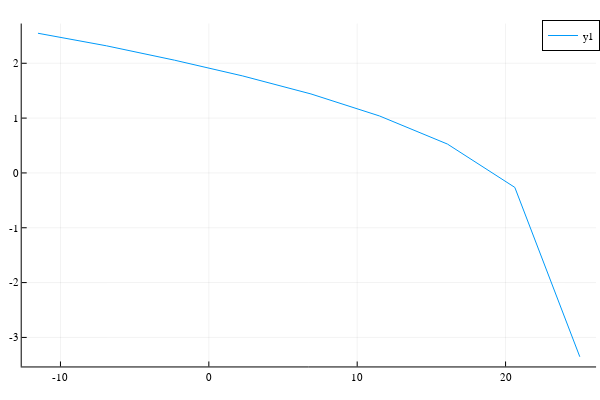

Notebook cell for this chart:
### Markdown cell above
#### Gögn 2 hápunktar nema $\log_e$ skali á y-ás

### Code cell
plot(data2[peaks,1], log.(data2[peaks,2]))

### Figure 1 — Plotly figure (JSON) as saved in the notebook; plotly's stock layout.template omitted (floating-point values rounded to 4 significant figures)
{"data": [{"colorbar": {"title": ""}, "legendgroup": "y1", "line": {"color": "rgba(0, 154, 250, 1.000)", "dash": "solid", "shape": "linear", "width": 1}, "mode": "lines", "name": "y1", "showlegend": true, "type": "scatter", "x": [-11.52, -6.896, -2.316, 2.284, 6.884, 11.5, 16.08, 20.62, 25.0], "xaxis": "x", "y": [2.547, 2.318, 2.057, 1.769, 1.441, 1.039, 0.5265, -0.264, -3.352], "yaxis": "y", "zmax": null, "zmin": null}], "layout": {"annotations": [], "height": 400, "legend": {"bgcolor": "rgba(255, 255, 255, 1.000)", "bordercolor": "rgba(0, 0, 0, 1.000)", "borderwidth": 1, "font": {"color": "rgba(0, 0, 0, 1.000)", "family": "sans-serif", "size": 11}, "title": {"font": {"color": "rgba(0, 0, 0, 1.000)", "family": "sans-serif", "size": 15}, "text": ""}, "tracegroupgap": 0, "traceorder": "normal", "x": 1, "xanchor": "auto", "y": 1, "yanchor": "auto"}, "margin": {"b": 20, "l": 0, "r": 0, "t": 20}, "paper_bgcolor": "rgba(255, 255, 255, 1.000)", "plot_bgcolor": "rgba(255, 255, 255, 1.000)", "showlegend": true, "width": 600, "xaxis": {"anchor": "y", "domain": [0.03619, 0.9934], "gridcolor": "rgba(0, 0, 0, 0.100)", "gridwidth": 0.5, "linecolor": "rgba(0, 0, 0, 1.000)", "mirror": false, "range": [-12.61, 26.1], "showgrid": true, "showline": true, "showticklabels": true, "tickangle": 0, "tickcolor": "rgb(0, 0, 0)", "tickfont": {"color": "rgba(0, 0, 0, 1.000)", "family": "sans-serif", "size": 11}, "tickmode": "array", "ticks": "inside", "ticktext": ["-10", "0", "10", "20"], "tickvals": [-10, 0, 10, 20], "title": "", "titlefont": {"color": "rgba(0, 0, 0, 1.000)", "family": "sans-serif", "size": 15}, "type": "-", "visible": true, "zeroline": false, "zerolinecolor": "rgba(0, 0, 0, 1.000)"}, "yaxis": {"anchor": "x", "domain": [0.03762, 0.9902], "gridcolor": "rgba(0, 0, 0, 0.100)", "gridwidth": 0.5, "linecolor": "rgba(0, 0, 0, 1.000)", "mirror": false, "range": [-3.529, 2.724], "showgrid": true, "showline": true, "showticklabels": true, "tickangle": 0, "tickcolor": "rgb(0, 0, 0)", "tickfont": {"color": "rgba(0, 0, 0, 1.000)", "family": "sans-serif", "size": 11}, "tickmode": "array", "ticks": "inside", "ticktext": ["-3", "-2", "-1", "0", "1", "2"], "tickvals": [-3, -2, -1, 0, 1, 2], "title": "", "titlefont": {"color": "rgba(0, 0, 0, 1.000)", "family": "sans-serif", "size": 15}, "type": "-", "visible": true, "zeroline": false, "zerolinecolor": "rgba(0, 0, 0, 1.000)"}}}
